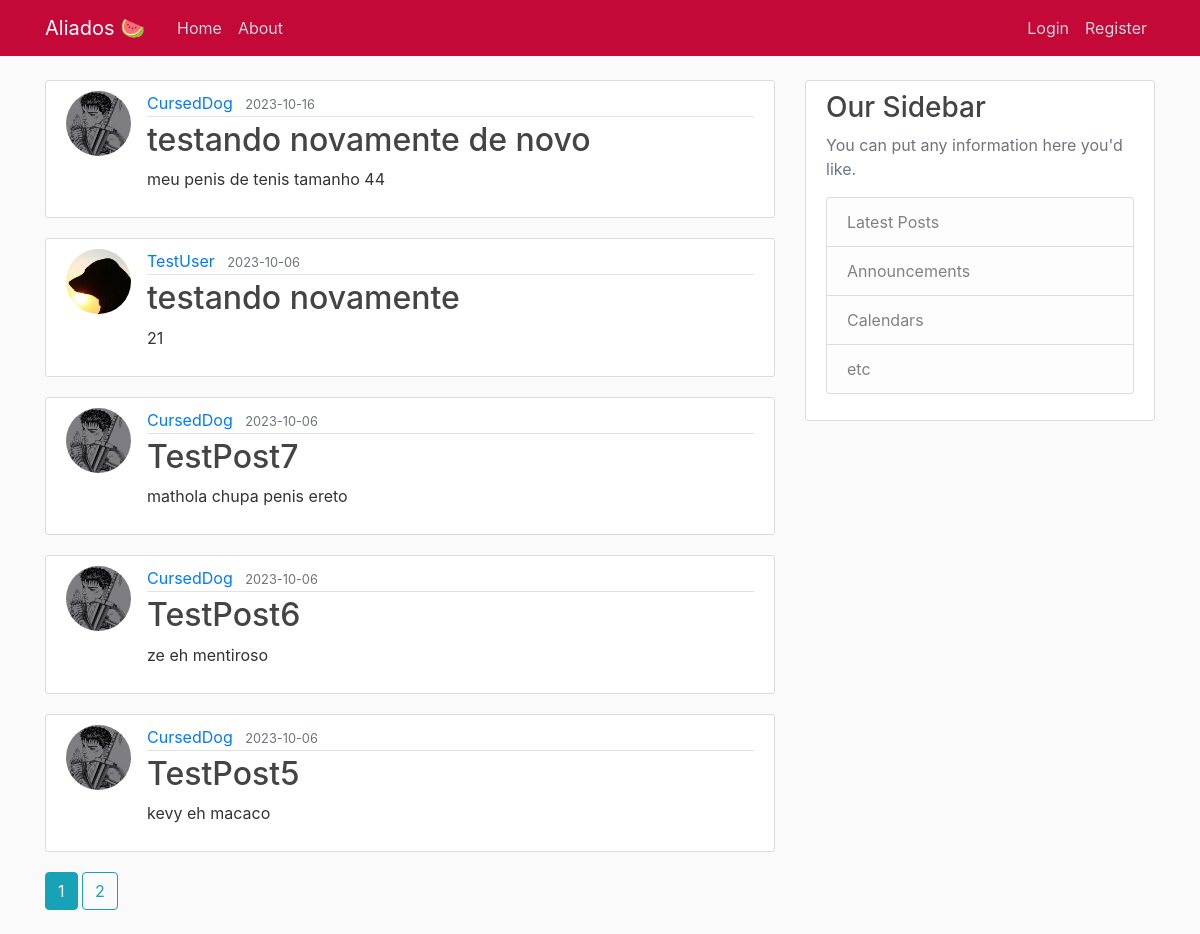
Page /home on the earlier database version.
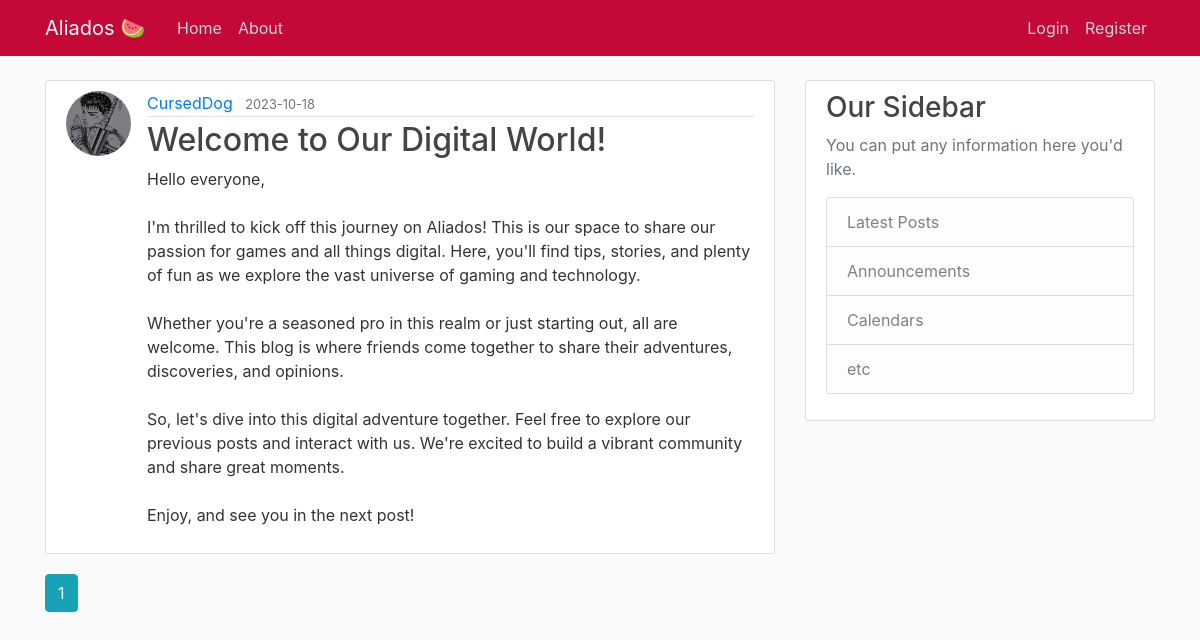
Same page on the later database version.
### flaskblog/models.py (models this page shows, shortened)
class Post(db.Model):
    id = db.Column(db.Integer, primary_key=True)
    title = db.Column(db.String(100), nullable=False)
    date_posted = db.Column(db.DateTime, nullable=False, default=datetime.utcnow)
    content = db.Column(db.Text, nullable=False)
    user_id = db.Column(db.Integer, db.ForeignKey("user.id"), nullable=False)

class User(db.Model, UserMixin):
    id = db.Column(db.Integer, primary_key=True)
    username = db.Column(db.String(20), unique=True, nullable=False)
    email = db.Column(db.String(120), unique=True, nullable=False)
    image_file = db.Column(db.String(20), nullable=False, default="default.jpg")
    password = db.Column(db.String(60), nullable=False)
    posts = db.relationship("Post", backref="author", lazy=True)

### flaskblog/main/routes.py (the view)
@main.route("/")
@main.route("/home")
def home():
    page = request.args.get("page", 1, type=int)
    posts = Post.query.order_by(Post.date_posted.desc()).paginate(page=page, per_page=5)
    return render_template("home.html", posts=posts)

### flaskblog/templates/home.html
{% extends "layout.html" %}
{% block content %}
    {% for post in posts.items %}
    <article class="media content-section">
            <img class="rounded-circle article-img" src="{{ url_for('static',filename='profile_pics/' + post.author.image_file) }}">
            <div class="media-body">
            <div class="article-metadata">
                <a class="mr-2" href="{{ url_for('users.user_posts', username=post.author.username) }}">{{ post.author.username }}</a>
                <small class="text-muted">{{ post.date_posted.strftime('%Y-%m-%d') }}</small>
            </div>
            <h2><a class="article-title" href="{{ url_for('posts.post', post_id=post.id) }}">{{ post.title }}</a></h2>
            <p class="article-content">{{ post.content }}</p>
            </div>
      </article>
    {% endfor %}
    {% for page_num in posts.iter_pages(left_edge=1,right_edge=1,left_current=1,right_current=2) %}
      {% if page_num %}
        {% if posts.page == page_num %}
        <a class="btn btn-info mb-4" href="{{ url_for('main.home', page=page_num) }}">{{ page_num }}</a>
        {% else %}
        <a class="btn btn-outline-info mb-4" href="{{ url_for('main.home', page=page_num) }}">{{ page_num }}</a>
        {% endif %}
      {% else %}
        ...
      {% endif %}
    {% endfor %}
{% endblock content %}

### flaskblog/templates/layout.html (shortened to what this page needs)
<!DOCTYPE html>
<html>
<head>
    <link rel="stylesheet" href="https://maxcdn.bootstrapcdn.com/bootstrap/4.0.0/css/bootstrap.min.css">
    <link rel="stylesheet" type="text/css" href="{{ url_for('static', filename='main.css') }}">
</head>
<body>
    <header class="site-header">
      <nav class="navbar navbar-expand-md navbar-dark bg-melancia fixed-top">
        <div class="container">
          <a class="navbar-brand mr-4" href="/">Aliados 🍉</a>
          <div class="collapse navbar-collapse" id="navbarToggle">
            <div class="navbar-nav mr-auto">
              <a class="nav-item nav-link" href="{{ url_for('main.home') }}">Home</a>
              <a class="nav-item nav-link" href="{{ url_for('main.about') }}">About</a>
            </div>
            <div class="navbar-nav">
              {% if current_user.is_authenticated %}
                <a class="nav-item nav-link" href="{{ url_for('posts.new_post') }}">New Post</a>
                <a class="nav-item nav-link" href="{{ url_for('users.account') }}">Account</a>
                <a class="nav-item nav-link" href="{{ url_for('users.logout') }}">Logout</a>
              {% else %}
                <a class="nav-item nav-link" href="{{ url_for('users.login') }}">Login</a>
                <a class="nav-item nav-link" href="{{ url_for('users.register') }}">Register</a>
              {% endif %}
            </div>
          </div>
        </div>
      </nav>
    </header>
    <main role="main" class="container">
      <div class="row">
        <div class="col-md-8">
          {% block content %}{% endblock %}
        </div>
        <div class="col-md-4">
          <div class="content-section">
            <h3>Our Sidebar</h3>
            <p class='text-muted'>You can put any information here you'd like.
              <ul class="list-group">
                <li class="list-group-item list-group-item-light">Latest Posts</li>
                <li class="list-group-item list-group-item-light">Announcements</li>
                <li class="list-group-item list-group-item-light">Calendars</li>
                <li class="list-group-item list-group-item-light">etc</li>
              </ul>
            </p>
          </div>
        </div>
      </div>
    </main>
</body>
</html>

### flaskblog/Static/main.css (style rules this page uses)
body { background: #fafafa; color: #333333; margin-top: 5rem; }
h1, h2, h3, h4, h5, h6 { color: #444444; }
.site-header .navbar-nav .nav-link { color: #cbd5db; }
.content-section { background: #ffffff; padding: 10px 20px; border: 1px solid #dddddd; border-radius: 3px; margin-bottom: 20px; }
.article-title { color: #444444; }
.article-content { white-space: pre-line; }
.article-img { height: 65px; width: 65px; margin-right: 16px; }
.article-metadata { padding-bottom: 1px; margin-bottom: 4px; border-bottom: 1px solid #e3e3e3 }
.bg-melancia { background-color: #c40837; }

Differences in the rows shown:
removed Post: image_file (placeholder picture), author.username "TestUser", date_posted "2023-10-06", title "testando novamente", content "21"
removed Post: image_file (picture), author.username "CursedDog", date_posted "2023-10-06", title "TestPost7", content "mathola chupa penis ereto"
removed Post: image_file (picture), author.username "CursedDog", date_posted "2023-10-06", title "TestPost6", content "ze eh mentiroso"
removed Post: image_file (picture), author.username "CursedDog", date_posted "2023-10-06", title "TestPost5", content "kevy eh macaco"
changed Post "CursedDog": date_posted "2023-10-16" → "2023-10-18"; title "testando novamente de novo" → "Welcome to Our Digital World!"; content "meu penis de tenis tamanho 44" → "Hello everyone, I'm thrilled to kick off this journey on Aliados! This is our space to share our passion for games and all things digital. Here, you'll find tips, stories, and plenty of fun as we explore the vast universe of gaming and technology. Whether you're a seasoned pro in this realm or just starting out, all are welcome. This blog is where friends come together to share their adventures, discoveries, and opinions. So, let's dive into this digital adventure together. Feel free to explore our previous posts and interact with us. We're excited to build a vibrant community and share great moments. Enjoy, and see you in the next post!"
Other differences:
list line gone: "2"
